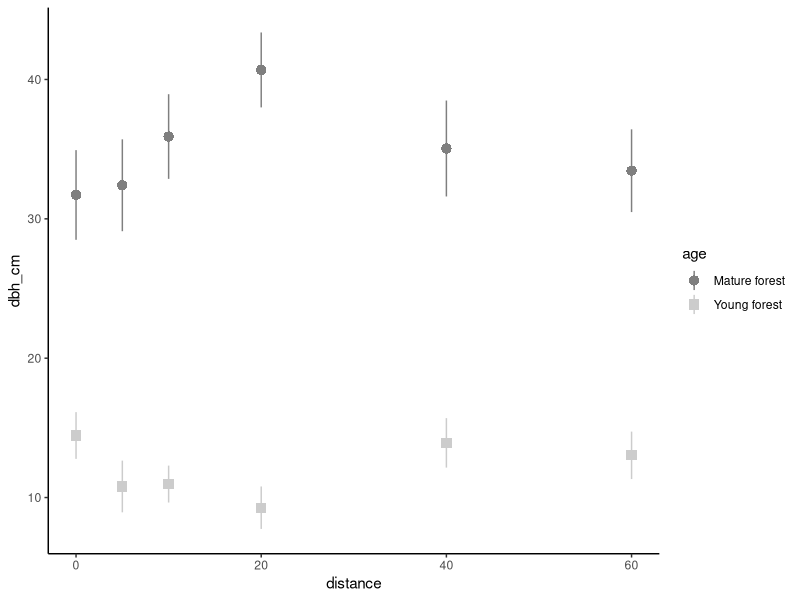
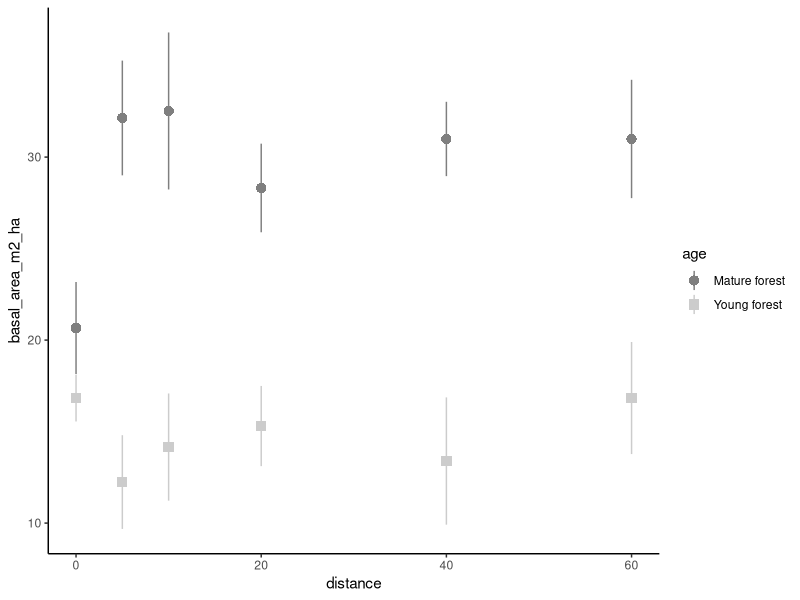
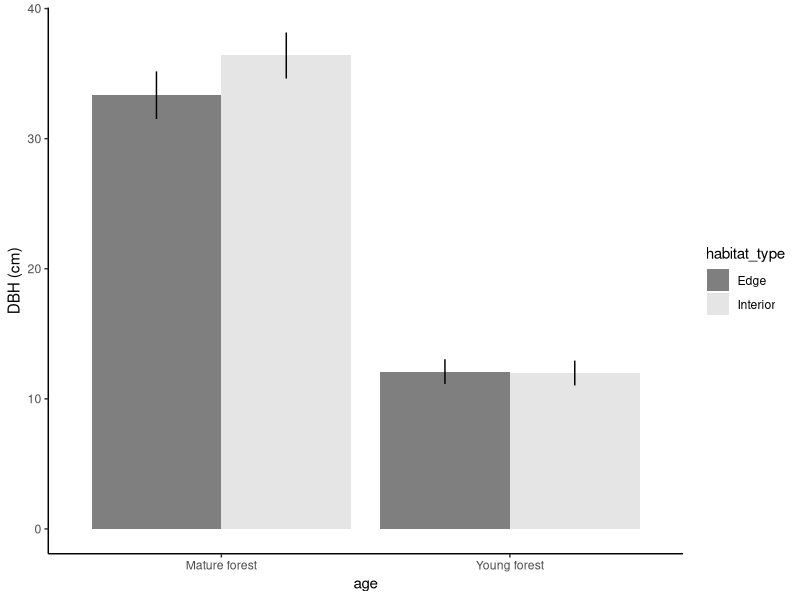
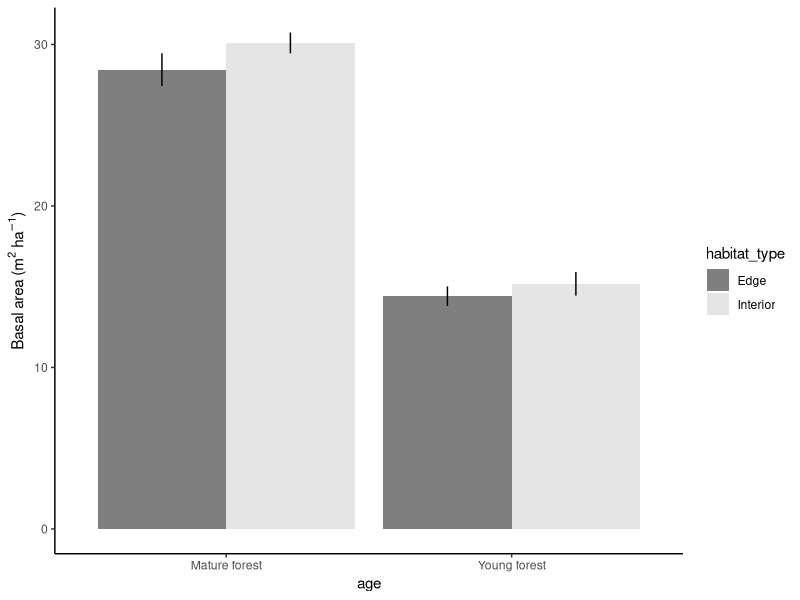
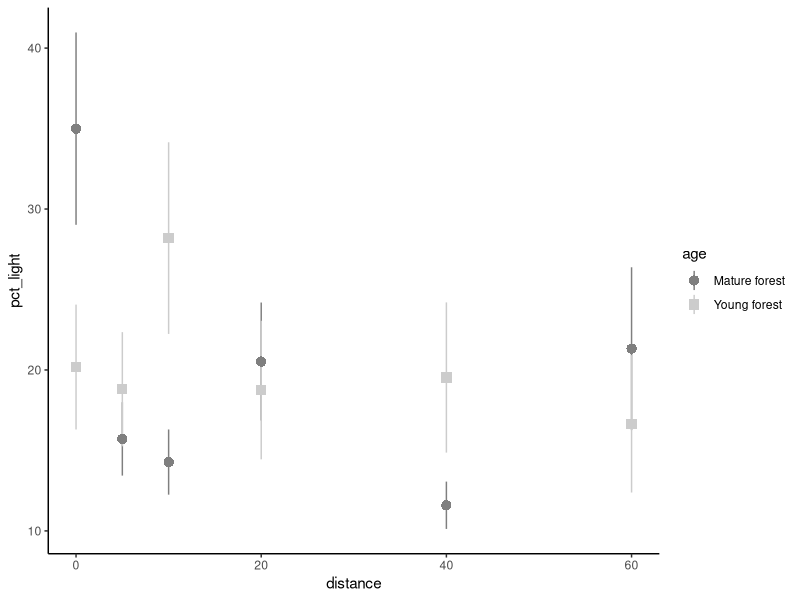
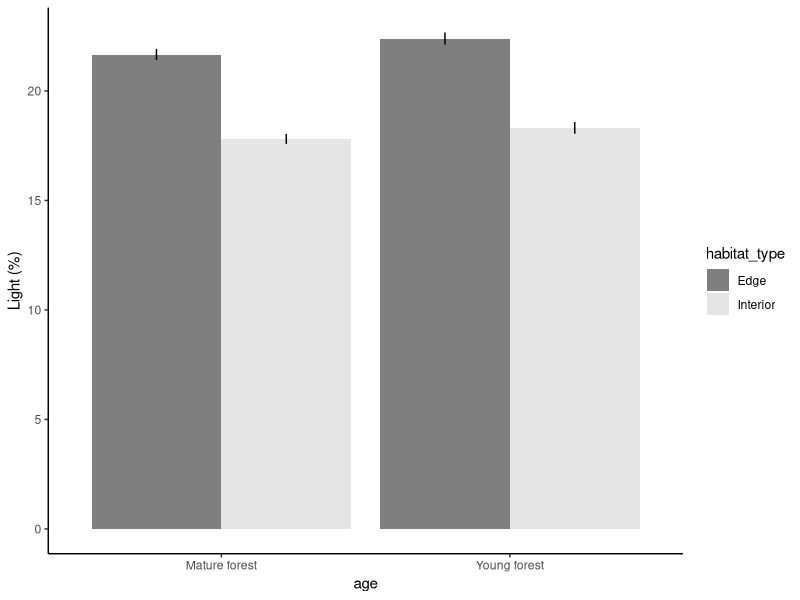
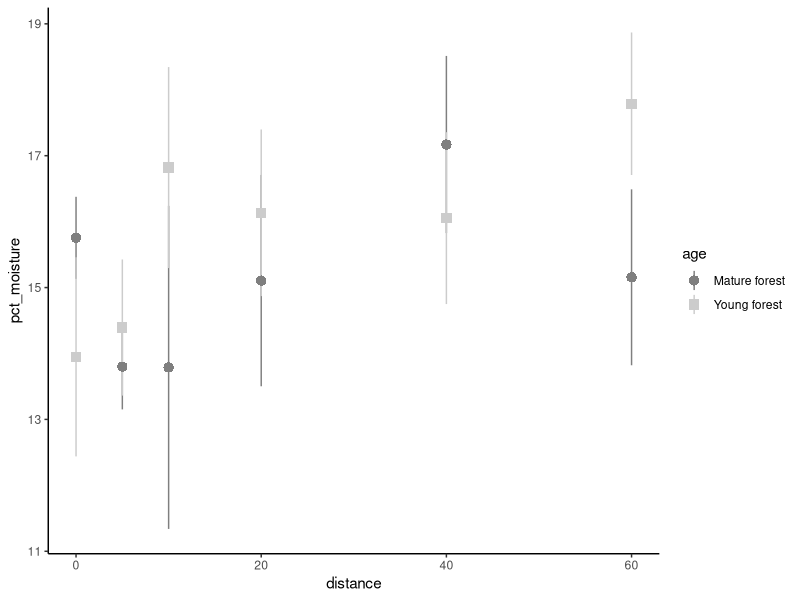
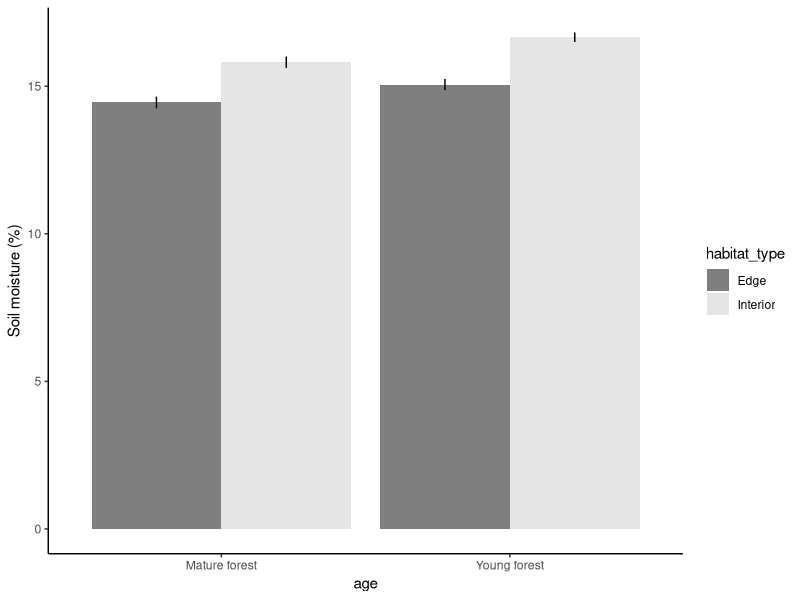

Recreate these plots in R, in order. (Note: this script raises an error after producing the figures.)
## ---- chunk 1

knitr::opts_chunk$set(fig.width = 7, fig.height = 3.5)
knitr::opts_chunk$set(dpi = 600)
knitr::opts_chunk$set(echo = F)
knitr::opts_chunk$set(warning = F)
knitr::opts_chunk$set(message = F)
# knitr::opts_chunk$set(eval = F)

# options(na.action = "na.fail")# global model setting for using multimodel inference 'dredge' function

## ---- chunk 2
# library(lme4); library(car); library(sciplot); library(lmerTest); 
# library(MuMIn)
library(plyr); library(dplyr); library(tidyr); library(readr)
library(ggplot2)
library(knitr)
## ---- chunk 3
seedling_data <- read_csv("data/seedling_growth_survival_data.csv")
germination_data <- read_csv("data/germination_data.csv")
forest_data <- read_csv("data/forest_trees.csv")
light_data <- read_csv("data/light2005_data.csv")
litter_data <- read_csv("data/litter.csv")
soil_moisture_data <- read_csv("data/soil_moisture2005_data.csv")
## ---- chunk 4

# summary(seedling_data)
# unique(seedling_data$species)
seedling_data <- filter(seedling_data, is.na(species)=="FALSE")
# filter(seedling_data, rgr_ht<0)
seedling_data <- seedling_data %>% 
  mutate(rgr_ht = (final_ht06 - initial_ht)/initial_ht)
## There are 97 negative values in this growth rate. Values are sometimes very inconsistent from the spring 2006 measurement to the final measurement
seedling_data <- mutate(seedling_data,
                        habitat_type = if_else(distance<20,"Edge","Interior"))

# summary(germination_data)
# unique(germination_data$species)
# filter(germination_data, is.na(seeds_germinated))$comments
germination_data <- germination_data %>% 
  mutate(pct_germinated = 100*(seeds_germinated/seeds_present),
         common_name = "",
         status = native_exotic,
         habitat_type = if_else(distance<20,"Edge","Interior"))

# summary(forest_data)
forest_data <- forest_data %>% 
  rename(distance = dist) %>% 
  mutate(habitat_type = if_else(distance<20,"Edge","Interior"))
# unique(forest_data$species)
# filter(forest_data, is.na(species))

# summary(light_data)
light_data <- mutate(light_data, habitat_type = if_else(distance<20,"Edge","Interior"))

# summary(litter_data)
litter_data <- litter_data %>% 
  rename(distance = dist) %>% 
  mutate(habitat_type = if_else(distance<20,"Edge","Interior"))

# summary(soil_moisture_data)
soil_moisture_data <- mutate(soil_moisture_data, habitat_type = if_else(distance<20,"Edge","Interior"))

# xtabs(~ species + native_exotic, germination_data)

## ---- chunk 5
germination_data$common_name[germination_data$species=="D"] <- "Dogwood"
germination_data$common_name[germination_data$species=="A"] <- "Autumn olive"
germination_data$common_name[germination_data$species=="H"] <- "Honeysuckle"
germination_data$common_name[germination_data$species=="P"] <- "Privet"
germination_data$common_name[germination_data$species=="R"] <- "Redbud"
germination_data$common_name[germination_data$species=="S"] <- "Spicebush"

germination_data$status[germination_data$status=="N"] <- "Native"
germination_data$status[germination_data$status=="E"] <- "Non-native"

species_table <- germination_data %>% 
  filter(site=="BB", distance==0) %>%
  select(species, status, common_name)
  
kable(species_table %>% 
        select(Species = common_name, Status = status) %>%
        arrange(Status)
      )
## ---- chunk 6

forest_data$age[forest_data$age=="M"] <- "Mature forest"
forest_data$age[forest_data$age=="Y"] <- "Young forest"
# levels(forest_data$age) <- c("Mature","Young")

#  Basal area calculation: "trees_in"*10 = basal area (ft^2 acre^-1)
#  Conversion to m^2 ha^-1: 1 acre = .404686 hectares; 1 ft^2 = .0929 m^2
forest_data <- forest_data %>%
  mutate(basal_area_m2_ha = trees_in*10*(.0929/.404686))

## DBH plot
ggplot(forest_data, aes(distance, dbh_cm, shape = age, color = age)) +
  scale_shape_manual(values = c(16,15)) +
  stat_summary(fun.data = "mean_se", geom = "pointrange", size = .7) +
  scale_color_manual(values = c("grey50", "grey80")) +
  theme_classic()

## Basal area plot
ggplot(forest_data, aes(distance, basal_area_m2_ha, shape = age, color = age)) +
  scale_shape_manual(values = c(16,15)) +
  stat_summary(fun.data = "mean_se", geom = "pointrange", size = .7) +
  scale_color_manual(values = c("grey50", "grey80")) +
  theme_classic()

## Summarise mean and SE into new dataframe
avg_forest_data <- forest_data %>%
  group_by(age, habitat_type) %>% 
  summarise(
    richness = n_distinct(species),
    avg_dbh = mean(dbh_cm, na.rm = T),
    se_dbh = sd(dbh_cm, na.rm = T)/sqrt(length(dbh_cm)),
    total_dbh = sum(dbh_cm, na.rm = T),
    avg_basal_area = mean(basal_area_m2_ha, na.rm = T),
    se_basal_area = sd(basal_area_m2_ha, na.rm = T)/sqrt(length(basal_area_m2_ha))
  )

ggplot(avg_forest_data, aes(age, avg_dbh, fill = habitat_type)) +
  geom_col(position = "dodge") +
  geom_errorbar(aes(ymin = avg_dbh - se_dbh, ymax = avg_dbh + se_dbh), width = 0, position = position_dodge(width = .9)) +
  scale_fill_manual(values = c("grey50", "grey90")) +
  theme_classic() +
  ylab("DBH (cm)")

ggplot(avg_forest_data, aes(age, avg_basal_area, fill = habitat_type)) +
  geom_col(position = "dodge") +
  geom_errorbar(aes(ymin = avg_basal_area - se_basal_area, ymax = avg_basal_area + se_basal_area), width = 0, position = position_dodge(width = .9)) +
  scale_fill_manual(values = c("grey50", "grey90")) +
  theme_classic() +
  ylab(expression(paste("Basal area (", {m}^2, " ", {ha}^-1, ")")))
## ---- chunk 7

light_data$age[light_data$age=="M"] <- "Mature forest"
light_data$age[light_data$age=="Y"] <- "Young forest"

ggplot(light_data, aes(distance, pct_light, shape = age, color = age)) +
  scale_shape_manual(values = c(16,15)) +
  stat_summary(fun.data = "mean_se", geom = "pointrange", size = .7) +
  scale_color_manual(values = c("grey50", "grey80")) +
  theme_classic()


avg_light_data <- light_data %>% 
  group_by(age, habitat_type) %>% 
  summarise(avg_pct_light = mean(pct_light),
            se_pct_light = sd(pct_light)/length(pct_light))

ggplot(avg_light_data, aes(age, avg_pct_light, fill = habitat_type)) +
  geom_col(position = "dodge") +
  geom_errorbar(aes(ymin = avg_pct_light - se_pct_light, ymax = avg_pct_light + se_pct_light), width = 0, position = position_dodge(width = .9)) +
  scale_fill_manual(values = c("grey50", "grey90")) +
  theme_classic() +
  ylab("Light (%)")
## ---- chunk 8

soil_moisture_data$age[soil_moisture_data$age=="M"] <- "Mature forest"
soil_moisture_data$age[soil_moisture_data$age=="Y"] <- "Young forest"

ggplot(soil_moisture_data, aes(distance, pct_moisture, shape = age, color = age)) +
  scale_shape_manual(values = c(16,15)) +
  stat_summary(fun.data = "mean_se", geom = "pointrange", size = .7) +
  # geom_smooth(method = "lm", se = F, show.legend = F) +
  scale_color_manual(values = c("grey50", "grey80")) +
  theme_classic()

# ggplot(soil_moisture_data, aes(age, pct_moisture, fill = habitat_type)) +
#   geom_boxplot(notch = F) +
#   # geom_violin() +
#   scale_fill_manual(values = c("black", "grey90")) +
#   theme_classic()

## Pooled soil moisture data
# ggplot(soil_moisture_data, aes(distance, pct_moisture)) +
#   # scale_shape_manual(values = c(16,15)) +
#   stat_summary(fun.data = "mean_se", geom = "pointrange", size = .7) +
#   # scale_color_manual(values = c("black", "grey65")) +
#   theme_classic()


avg_soil_data <- soil_moisture_data %>% 
  group_by(age, habitat_type) %>% 
  summarise(avg_pct_moisture = mean(pct_moisture),
            se_pct_moisture = sd(pct_moisture)/length(pct_moisture))

ggplot(avg_soil_data, aes(age, avg_pct_moisture, fill = habitat_type)) +
  geom_col(position = "dodge") +
  geom_errorbar(aes(ymin = avg_pct_moisture - se_pct_moisture, ymax = avg_pct_moisture + se_pct_moisture), width = 0, position = position_dodge(width = .9)) +
  scale_fill_manual(values = c("grey50", "grey90")) +
  theme_classic() +
  ylab("Soil moisture (%)")

# soil_lm <- lm(pct_moisture ~ habitat_type*age, data = soil_moisture_data)
# summary(soil_lm)
# car::Anova(soil_lm, type = 3)

## ---- chunk 9

litter_data$age[litter_data$age=="M"] <- "Mature forest"
litter_data$age[litter_data$age=="Y"] <- "Young forest"
litter_data <- rename(litter_data, distance = dist)

# .25*.25 = .0625 m^2
# 1 g = .001 kg
litter_data <- litter_data %>% 
  mutate(litter_kg_m2 = litter*(.001/.0625))

ggplot(litter_data, aes(distance, litter_kg_m2, shape = age, color = age)) +
  scale_shape_manual(values = c(16,15)) +
  stat_summary(fun.data = "mean_se", geom = "pointrange", size = .7) +
  # geom_smooth(method = "lm", se = F, show.legend = F) +
  scale_color_manual(values = c("grey50", "grey80")) +
  theme_classic()

avg_litter_data <- litter_data %>% 
  group_by(age, habitat_type) %>% 
  summarise(avg_litter = mean(litter_kg_m2),
            se_litter = sd(litter_kg_m2)/length(litter_kg_m2))

ggplot(avg_litter_data, aes(age, avg_litter, fill = habitat_type)) +
  geom_col(position = "dodge") +
  geom_errorbar(aes(ymin = avg_litter - se_litter, ymax = avg_litter + se_litter), width = 0, position = position_dodge(width = .9)) +
  scale_fill_manual(values = c("grey50", "grey90")) +
  theme_classic() +
  ylab(expression(paste("Litter (kg ", {m}^-2, ")")))

# litter_lm <- lm(litter_kg_m2 ~ distance*age, data = litter_data)
# summary(litter_lm)
# litter_lm2 <- lm(litter_kg_m2 ~ habitat_type*age, data = litter_data)
# summary(litter_lm2)
# 
# AIC(litter_lm)
# AIC(litter_lm2)

## ---- chunk 10

# names(germination_data)
germination_data$forest_age[germination_data$forest_age=="Y"] <- "Young forest"
germination_data$forest_age[germination_data$forest_age=="M"] <- "Mature forest"

germination_data$common_name <- factor(
  germination_data$common_name, levels = c("Autumn olive","Honeysuckle","Privet","Dogwood","Redbud","Spicebush"))
germination_data$status <- factor(germination_data$status, levels = c("Native","Non-native"))

avg_germination_data <- germination_data %>% 
  group_by(status, distance) %>% 
  summarise(avg_germinated = mean(pct_germinated, na.rm = T))

ggplot(germination_data, aes(distance, pct_germinated)) +
  stat_summary(aes(shape = common_name), fun.data = "mean_se", geom = "point", size = 2.5) +
  
  geom_smooth(aes(linetype = status), method = "lm", se = F, show.legend = F, color = "grey50") +
  
  # scale_shape_manual(values = c(rep(16, 3), rep(17, 3))) +
  # scale_color_manual(values = c(brewer.pal(3, "RdBu"), brewer.pal(3, "RdBu"))) +
  scale_linetype_manual(values = c(2,1)) +
  
  scale_color_brewer(palette = "RdBu") +
  facet_wrap(~forest_age) +
  ylab("Percent germination") +
  xlab("Distance from road (m)") +
  theme_bw() +
  theme(strip.background = element_blank(),
        panel.grid = element_blank(),
        legend.title = element_blank())

# ggsave("figures/pct_germinated.png", dpi = 600, width = 7, height = 3.5)

## ---- chunk 11

# names(seedling_data)

seedling_data$common_name[seedling_data$species=="D"] <- "Dogwood"
seedling_data$common_name[seedling_data$species=="A"] <- "Autumn olive"
seedling_data$common_name[seedling_data$species=="H"] <- "Honeysuckle"
seedling_data$common_name[seedling_data$species=="P"] <- "Privet"
seedling_data$common_name[seedling_data$species=="R"] <- "Redbud"
seedling_data$common_name[seedling_data$species=="S"] <- "Spicebush"

seedling_data$common_name <- factor(
  seedling_data$common_name, levels = c("Autumn olive","Honeysuckle","Privet","Dogwood","Redbud","Spicebush"))

seedling_data$status[seedling_data$status=="n"] <- "Native"
seedling_data$status[seedling_data$status=="e"] <- "Non-native"

seedling_data$status <- factor(seedling_data$status, levels = c("Native","Non-native"))

seedling_data$forest_age[seedling_data$forest_age=="Y"] <- "Young forest"
seedling_data$forest_age[seedling_data$forest_age=="M"] <- "Mature forest"

## ---- chunk 12

ggplot(seedling_data, aes(distance, final_ht06)) +
  stat_summary(aes(shape = common_name), fun.data = "mean_se", geom = "point", size = 2.5) +
  geom_smooth(aes(linetype = status), method = "lm", se = F, show.legend = F, color = "grey50") +
  scale_linetype_manual(values = c(2,1)) +
  scale_color_brewer(palette = "RdBu") +
  facet_wrap(~forest_age) +
  theme_bw() +
  theme(strip.background = element_blank(),
        panel.grid = element_blank(),
        legend.title = element_blank()) +
  ylab("Height (cm)") +
  xlab("Distance from road (m)")

## ---- chunk 13

ggplot(seedling_data, aes(distance, diameter06)) +
  stat_summary(aes(shape = common_name), fun.data = "mean_se", geom = "point", size = 2.5) +
  geom_smooth(aes(linetype = status), method = "lm", se = F, show.legend = F, color = "grey50") +
  scale_linetype_manual(values = c(2,1)) +
  scale_color_brewer(palette = "RdBu") +
  facet_wrap(~forest_age) +
  theme_bw() +
  theme(strip.background = element_blank(),
        panel.grid = element_blank(),
        legend.title = element_blank()) +
  ylab("Diameter (mm)") +
  xlab("Distance from road (m)")

## ---- chunk 14

ggplot(seedling_data, aes(distance, tot_biomass)) +
  stat_summary(aes(shape = common_name), fun.data = "mean_se", geom = "point", size = 2.5) +
  geom_smooth(aes(linetype = status), method = "lm", se = F, show.legend = F, color = "grey50") +
  scale_linetype_manual(values = c(2,1)) +
  scale_color_brewer(palette = "RdBu") +
  facet_wrap(~forest_age) +
  theme_bw() +
  theme(strip.background = element_blank(),
        panel.grid = element_blank(),
        legend.title = element_blank()) +
  ylab("Biomass (g)") +
  xlab("Distance from road (m)")

## ---- chunk 15

ggplot(seedling_data, aes(distance, 100*rgr_ht)) +
  stat_summary(aes(shape = common_name), fun.data = "mean_se", geom = "point", size = 2.5) +
  geom_smooth(aes(linetype = status), method = "lm", se = F, show.legend = F, color = "grey50") +
  scale_linetype_manual(values = c(2,1)) +
  scale_color_brewer(palette = "RdBu") +
  facet_wrap(~forest_age) +
  theme_bw() +
  ylab("Relative growth (% of initial height)") +
  xlab("Distance from road (m)") +
  
  theme(strip.background = element_blank(),
        panel.grid = element_blank(),
        legend.title = element_blank())
